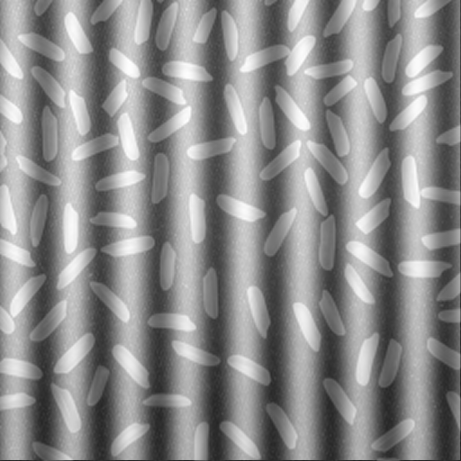
#> input picture testrice/rice/rice1.png, 461 x 461 px; its folder holds only this picture in this run
$ python rice.py
#> lines starting #> are read from the running program, lines starting #| are printed output that depends on the picture; after the words box and inside, x2 and y2 are one past the last pixel; in counts of white or black regions, pixels touching at a corner belong together
import glob
import time

import cv2
import numpy as np
from matplotlib import pyplot as plt

# [7 lines of commented-out code are left out]
cv2.namedWindow("count", cv2.WINDOW_NORMAL)
# ham khu nhieu o mien tan so


def denoisePeriodic(img, size_filter=2, diff_from_center_point=1000, size_thresh=2):

    h, w = img.shape[:]
    img_float32 = np.fft.fft2(img)  # tinh biến đỏi furrier 2 chiều rời rạc
    # dich chuyen tan so 0 ve trung tam cua pho anh
    fshift = np.fft.fftshift(img_float32)  # dich chuyen 0 ra tam cua quang pho

    # show the furier  image transform by log e of fft
    furier_tr = 20*np.log(np.abs(fshift))

    plt.subplot(121), plt.imshow(img, cmap='gray')
    plt.title('Input Image'), plt.xticks([]), plt.yticks([])
    plt.subplot(122), plt.imshow(furier_tr, cmap='gray')
    plt.show()

    # get center point value
    center_fur = furier_tr[int(h/2)][int(w/2)]

    # find pick freq point
    new_fur = np.copy(furier_tr)
    kernel = np.ones((2*size_filter+1, 2*size_filter+1),
                     np.float32)/((2*size_filter+1)*(2*size_filter+1)-1)  # tạo nhân chập kich thuoc 2*sixe_filter^2
    kernel[size_filter][size_filter] = -1
    kernel = -kernel
    # print(kernel)
    dst = cv2.filter2D(new_fur, -1, kernel)

    plt.subplot(121), plt.imshow(dst, cmap='gray')
    plt.title('Input Image'), plt.xticks([]), plt.yticks([])
    plt.subplot(122), plt.imshow(dst, cmap='gray')
    plt.subplot(122), plt.imshow(new_fur, cmap='gray')
    plt.show()
    diff_from_center_point = center_fur*diff_from_center_point/356
    dst[0][:] = dst[1][:] = dst[:][0] = dst[:][1] = 0

    dst[int(h/2)][int(w/2)] = 0
    index = np.where(dst > diff_from_center_point)
    # print("index",index)

    # remove point isnot the pick one
    index_x = []
    index_y = []

    for i, item in enumerate(index[0]):

        value = furier_tr[index[0][i]][index[1][i]]
        # print("value ", value)
        matrix = np.copy(furier_tr[max(0, index[0][i]-size_filter):min(h, index[0][i] +
                         size_filter+1), max(0, index[1][i]-size_filter):min(w, index[1][i]+size_filter+1)])
        # print("new maxtirx", matrix)
        matrix[size_filter][size_filter] = 0

        max_value = np.amax(matrix)
        # print("mean", max_value)

        if (value-max_value < 20):
            continue
        index_y.append(index[0][i])
        index_x.append(index[1][i])

    # print("to dau", index_x, index_y)
    # print("max freq", max_freq,center_fur)

    # set freq value of pick points to 1
    for i, item in enumerate(index_x):
        for j in range(size_thresh):
            for k in range(size_thresh):
                x = max(0, min(int(index_y[i]-int(size_thresh/2)+j), h-1))
                y = max(0, min(int(index_x[i]-int(size_thresh/2)+k), w-1))
                # print("toa do", x, y)
                furier_tr[x, y] = 1
                fshift[x, y] = 1

    # plt.title('Input Image'), plt.xticks([]), plt.yticks([])
    # plt.subplot(122),plt.imshow(furier_tr, cmap = 'gray')

    # inverse to image
    # inverse shift
    f_ishift = np.fft.ifftshift(fshift)
    # inverse furier
    img_back = np.fft.ifft2(f_ishift)
    img_back = np.abs(img_back).astype(np.uint8)
    # plt.subplot(121),plt.imshow(img_back, cmap = 'gray')
    # plt.show()

    return img_back

# ham xu ly chung


def count_general(img):
    # khu nhieu chung
    median = cv2.medianBlur(img, 5)
    blurred = cv2.GaussianBlur(median, (5, 5), 0)
    # mo rong anh de cac buoc loc khong anh huong cac vung o canh
    ero_all = cv2.flip(blurred, -1)  # quay anh quanh ca 2 truc x, y
    ero_ver = cv2.flip(blurred, 0)  # quay ảnh quanh truc x
    ero_hor = cv2.flip(blurred, 1)  # quay ảnh quanh truc y

    new_1 = np.concatenate((ero_all, ero_ver, ero_all), axis=1)  # nối ảnh
    new_2 = np.concatenate((ero_hor, blurred, ero_hor), axis=1)
    new_3 = np.concatenate((ero_all, ero_ver, ero_all), axis=1)

    new_ero = np.concatenate((new_1, new_2, new_3), axis=0)
    # cv2.imshow("concate",new_ero)

    h_new, w_new = new_ero.shape[:]
    # print("haha", h,w)
    x1 = int(w_new/3)
    x2 = int(2*w_new/3)
    y1 = int(h_new/3)
    y2 = int(2*h_new/3)

    # can bang histogram cuc bo
    clahe = cv2.createCLAHE(clipLimit=5, tileGridSize=(
        int(w/50), int(h/50)))  # ngưỡng ghan cho do tuong phan
    cl1 = clahe.apply(new_ero)
    cl1 = cv2.GaussianBlur(cl1, (5, 5), 0)
    # cv2.imshow("sgho1",cl1)

    # threshold cuc bo
    thres1 = cv2.adaptiveThreshold(
        cl1, 255, cv2.ADAPTIVE_THRESH_GAUSSIAN_C, cv2.THRESH_BINARY, 55, -12)
    # cv2.imshow("thres_ori",thres1)
    thres1 = thres1[y1:y2, x1:x2]
    # cv2.imshow("haha",thres1)

    kernel = cv2.getStructuringElement(cv2.MORPH_RECT, (3, 3))
    kernel1 = cv2.getStructuringElement(cv2.MORPH_RECT, (5, 5))
    kernel2 = cv2.getStructuringElement(cv2.MORPH_ELLIPSE, (3, 3))
    kernel3 = cv2.getStructuringElement(cv2.MORPH_ELLIPSE, (5, 5))

    # co gian anh de loai nhieu va tach object lien nhau
    thres = cv2.erode(thres1, kernel, iterations=1)
    # cv2.imshow("thres_er",thres)
    thres = cv2.dilate(thres, kernel, iterations=1)
    # cv2.imshow("thres_dia",thres)
    thres = cv2.erode(thres, kernel1, iterations=1)
    # cv2.imshow("thres_cos",thres)

    # tim contours
    contours, hierarchy = cv2.findContours(
        thres, cv2.RETR_EXTERNAL, cv2.CHAIN_APPROX_SIMPLE)

    count = 0
    # tim hat gao dien tich lon nhat
    max_area = 0
    for i, c in enumerate(contours):
        area = cv2.contourArea(c)
        max_area = max(area, max_area)
    # print("max are", max_area)
    # ve, dem va loai nhung hat gao qua nho
    for i, c in enumerate(contours):
        contours_poly = cv2.approxPolyDP(c, 3, True)
        boundRect = cv2.boundingRect(contours_poly)

        area = cv2.contourArea(c)
        if area < 0.08*max_area:
            # if area< 15:
            continue
        # print("dien tich", area)

        count += 1
        cv2.rectangle(img_ori, (int(boundRect[0]), int(boundRect[1])), (int(
            boundRect[0]+boundRect[2]), int(boundRect[1]+boundRect[3])), (0, 255, 0), 1)
        cv2.drawContours(img_ori, contours, i, (0, 0, 255), 1)

    # cv2.imshow("img_ori",img_ori )
    # cv2.waitKey()
    return img_ori, count

# ham xu ly rieng cho anh khong can can bang sang va background co nhieu


# [107 lines left out: functions count_normal, count_his, not called in this run]


for path in glob.glob("rice/*"):
    # img_ori = cv2.imread('good_1.png')
    print("image file: ", path)
    t = time.time()
    img_ori = cv2.imread(path)
#> img_ori is the input picture: shape (461, 461, 3); min 37, max 255, mean 140.2
    # img_ori = cv2.imread('histogram.png')
    # img_ori = cv2.imread('rice.png')
    # img_ori = cv2.imread('nice.png')
    img_ori2 = img_ori.copy()
    img_gray = cv2.cvtColor(img_ori, cv2.COLOR_BGR2GRAY)
    h, w = img_gray.shape[:]
#> h = 461; w = 461
    thres = int(max(h, w)/160)
#> thres = 2
    # print(thres)
    img = denoisePeriodic(img_gray, size_filter=int(
        thres/2), diff_from_center_point=50, size_thresh=thres)
#> in denoisePeriodic, `center_fur = furier_tr[int(h/2)][int(w/2)]`: center_fur = 344.2
#> in denoisePeriodic, `plt.show()`:
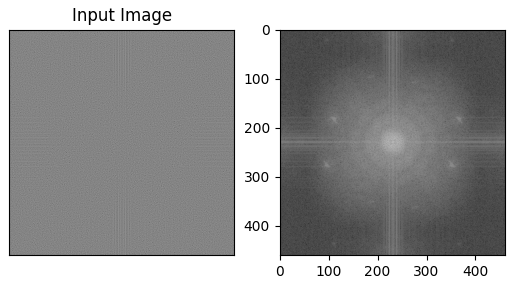
#> figure drawn by matplotlib, 2 panels
#> in denoisePeriodic, `diff_from_center_point = center_fur*diff_from_center_point/356`: diff_from_center_point = 48.34
#> in denoisePeriodic, `dst[0][:] = dst[1][:] = dst[:][0] = dst[:][1] = 0`: dst: shape (461, 461) float64; min -104, max 96.51, mean 0
#> in denoisePeriodic, `dst[int(h/2)][int(w/2)] = 0`: dst: shape (461, 461) float64; min -104, max 83.06, mean 0
#> in denoisePeriodic, `index = np.where(dst > diff_from_center_point)`: index = 263 positions, rows 2 to 460, columns 19 to 441
#> the loop in denoisePeriodic, `for i, item in enumerate(index[0]): ` made 263 passes
#> (item, value, max_value) on passes 1 to 3: (2, 191.5, 191.8), (2, 210.7, 210.8), (3, 210.8, 210.7)
#> after the loop in denoisePeriodic, `for i, item in enumerate(index[0]):`: index_x = [222, 238]; index_y = [230, 230]
#> the loop in denoisePeriodic, `for i, item in enumerate(index_x):` made 2 passes
#> item on passes 1 to 2: 222, 238
#> after the loop in denoisePeriodic, `for i, item in enumerate(index_x):`: furier_tr: shape (461, 461) float64; min -3.38, max 344.2, mean 124.7
    img_denoise = img.copy()
    # cv2.imshow("result_denoise",img)
    # cv2.waitKey()
    res_img, res_count = count_general(img)
#> in count_general, `new_2 = np.concatenate((ero_hor, blurred, ero_hor), axis=1)`:
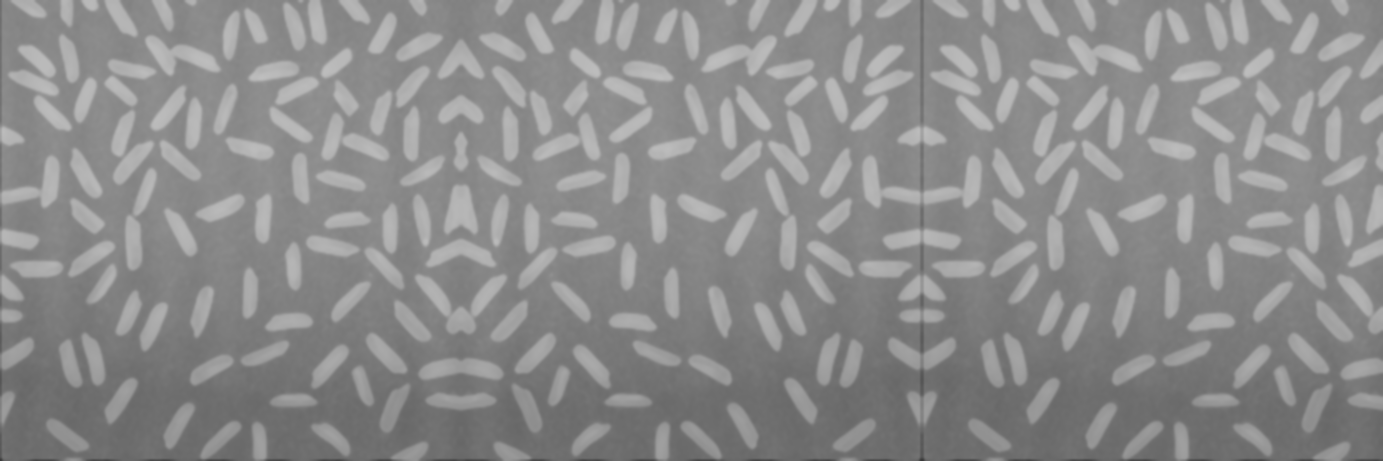
#> new_2: shape (461, 1383); min 56, max 190, mean 139.6
#> in count_general, `new_ero = np.concatenate((new_1, new_2, new_3), axis=0)`:
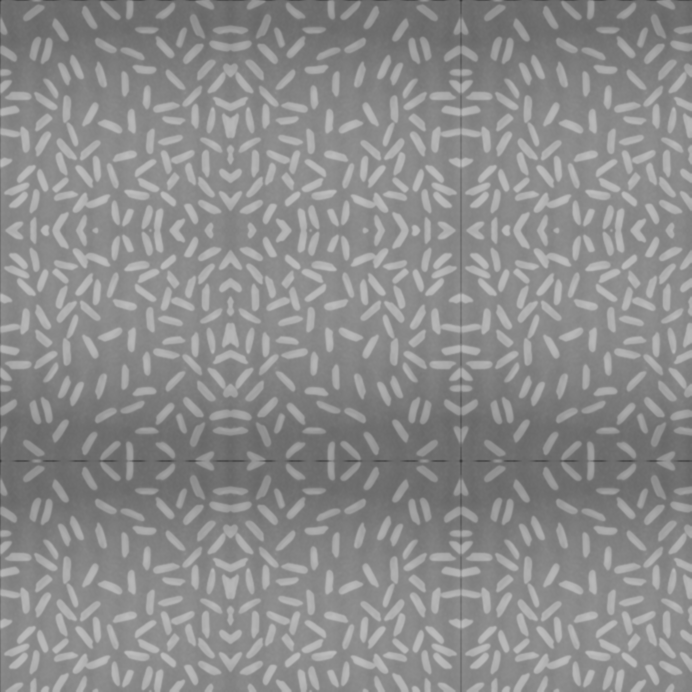
#> new_ero: shape (1383, 1383) (shown at 1/2 size); min 56, max 190, mean 139.6
#> in count_general, `cl1 = clahe.apply(new_ero)`:
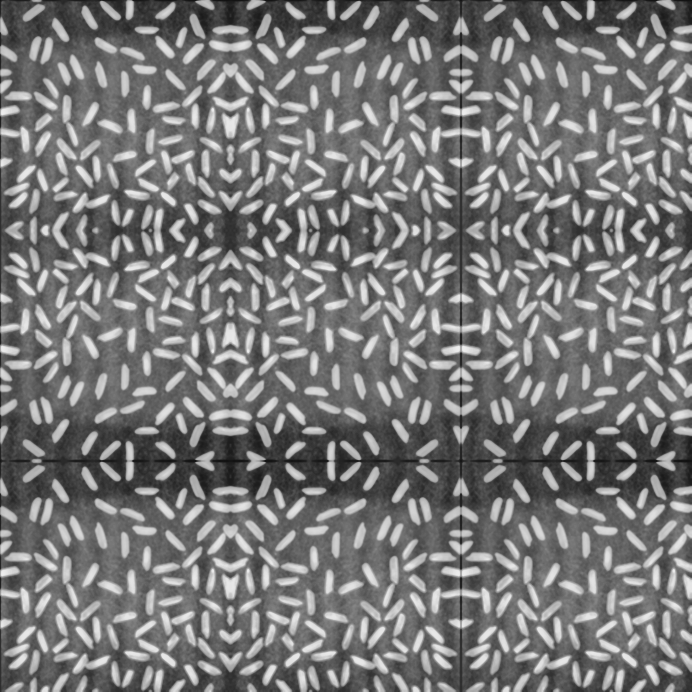
#> cl1: shape (1383, 1383) (shown at 1/2 size); min 16, max 237, mean 120.3
#> in count_general, `thres1 = cv2.adaptiveThreshold( cl1, 255, cv2.ADAPTIVE_THRESH_GAUSSIAN..`:
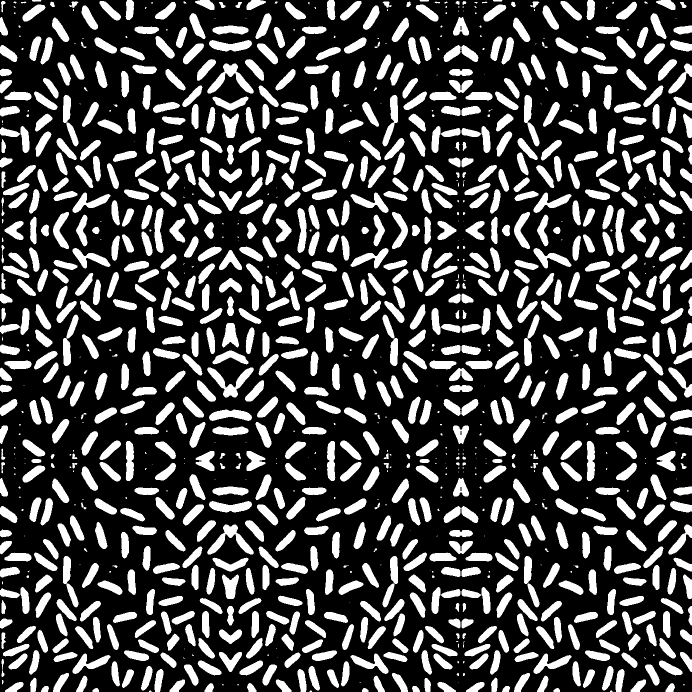
#> thres1: shape (1383, 1383) (shown at 1/2 size); 27.4% white; 1182 white regions (273 under 20 px), largest, box (x1, y1, x2, y2) and area: (414, 735, 508, 795) 1877, (414, 127, 508, 187) 1870, (414, 1049, 508, 1109) 1870
#> in count_general, `thres1 = thres1[y1:y2, x1:x2]`: thres1: shape (461, 461); 27.3% white; 143 white regions (35 under 20 px), largest, box (x1, y1, x2, y2) and area: (304, 168, 335, 271) 1282, (240, 35, 316, 76) 1220, (0, 274, 47, 334) 939
#> in count_general, `thres = cv2.erode(thres1, kernel, iterations=1)`: thres: shape (461, 461); 21% white; 118 white regions (16 under 20 px), largest, box (x1, y1, x2, y2) and area: (241, 36, 315, 75) 938, (0, 275, 45, 333) 731, (51, 384, 81, 433) 638
#> in count_general, `thres = cv2.dilate(thres, kernel, iterations=1)`: thres: shape (461, 461); 27.2% white; 116 white regions (10 under 20 px), largest, box (x1, y1, x2, y2) and area: (304, 169, 335, 271) 1280, (240, 35, 316, 76) 1220, (0, 274, 46, 334) 938
#> in count_general, `thres = cv2.erode(thres, kernel1, iterations=1)`:
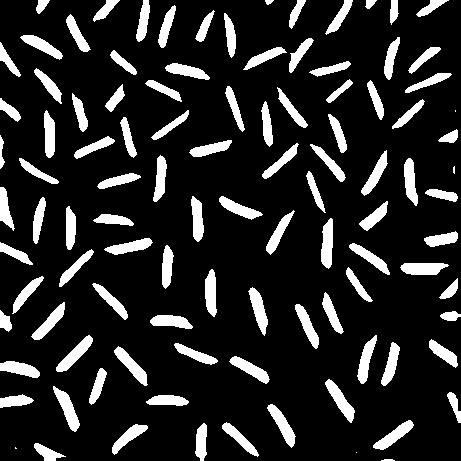
#> thres: shape (461, 461); 15.3% white; 104 white regions (4 under 20 px)
#> in count_general, `contours, hierarchy = cv2.findContours( thres, cv2.RETR_EXTERNAL, cv2...`: contours = 104 contours, 5 with area under 20; largest, box (x1, y1, x2, y2) and area: (53, 386, 80, 432) 434, (56, 335, 93, 372) 432, (325, 379, 355, 423) 428, (400, 263, 449, 275) 424, (321, 218, 333, 269) 421
#> the loop in count_general, `for i, c in enumerate(contours):` made 104 passes
#> (area, max_area) on passes 4 to 15: (231.5, 231.5), (356, 356), (300.5, 356), (337.5, 356), (404.5, 404.5), (418, 418), (312, 418), (269.5, 418), (160.5, 418), (434, 434), (427.5, 434), (270.5, 434)
#> the loop in count_general, `for i, c in enumerate(contours):` made 104 passes
#> (contours_poly, boundRect, area) on passes 4, 9, 11, 12, 14, 19, 21, 25, 26: ([[34, 444], [44, 460], [65, 456]], (34, 444, 32, 17), 231.5), ([[268, 405], [291, 447], [295, 436], [281, 412]], (268, 405, 28, 43), 418), ([[33, 400], [22, 394], [0, 398], [0, 407]], (0, 394, 34, 14), 269.5), ([[449, 392], [447, 396], [460, 422], [457, 399]], (447, 392, 14, 31), 160.5), ([[328, 379], [325, 384], [351, 422], [353, 408]], (325, 379, 29, 44), 427.5), ([[174, 344], [179, 352], [199, 361], [217, 361]], (174, 344, 44, 18), 317), ([[431, 339], [429, 347], [455, 367], [456, 356]], (429, 339, 28, 29), 315.5), ([[460, 314], [452, 311], [440, 316], [455, 320]], (440, 311, 21, 10), 124), ([[0, 310], [0, 327], [8, 331], [9, 316]], (0, 310, 10, 22), 143)
#> (boundRect, area) on passes 5, 6, 7, 8, 10, 13: ((112, 426, 36, 28), 356), ((195, 423, 12, 38), 300.5), ((222, 422, 37, 34), 337.5), ((373, 422, 40, 26), 404.5), ((146, 395, 43, 11), 312), ((53, 386, 27, 46), 434)
#> after the loop in count_general, `for i, c in enumerate(contours):`:
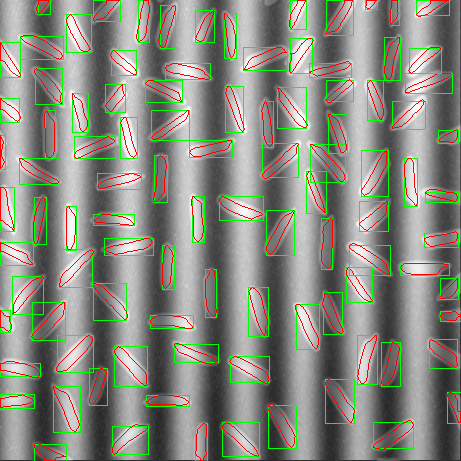
#> img_ori: shape (461, 461, 3); mean B, G, R 127.2, 139.3, 136.5
#> after the loop in count_general, `for i, c in enumerate(contours):`: count = 98
#> res_count = 98
    print("time: ", time.time()-t)
    print("so hat gao", res_count)
#| so hat gao 98
    cv2.imshow("count", res_img)
    cv2.waitKey()

$ run again, on testrice/rice/rice2.png
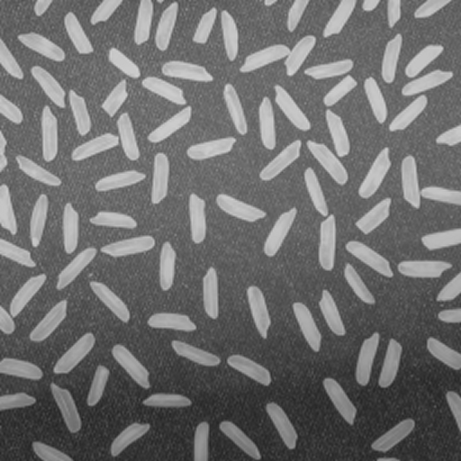
#> input picture testrice/rice/rice2.png, 461 x 461 px
#> img_ori is the input picture: shape (461, 461, 3); min 34, max 211, mean 110.8
#> center_fur = 339.5
#> diff_from_center_point = 47.68
#> index = ([108, 352], [230, 230])
#> the loop in denoisePeriodic, `for i, item in enumerate(index[0]): ` made 2 passes
#> (item, value, max_value) on passes 1 to 2: (108, 199.6, 199.7), (352, 199.6, 199.7)
#> after the loop in denoisePeriodic, `for i, item in enumerate(index[0]):`: index_x = []
#> in count_general, `thres1 = cv2.adaptiveThreshold( cl1, 255, cv2.ADAPTIVE_THRESH_GAUSSIAN..`:
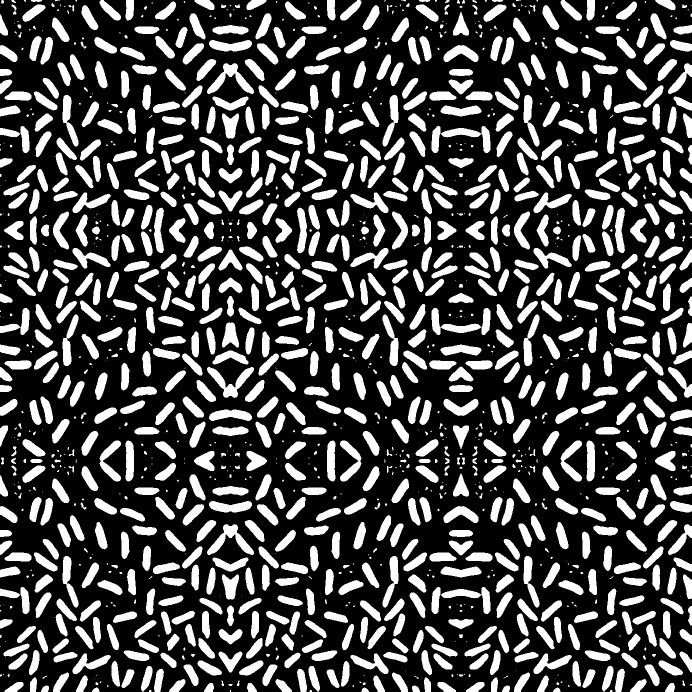
#> thres1: shape (1383, 1383) (shown at 1/2 size); 29.1% white; 1472 white regions (483 under 20 px), largest, box (x1, y1, x2, y2) and area: (414, 734, 508, 796) 1992, (414, 1048, 508, 1110) 1983, (414, 126, 508, 188) 1981
#> contours = 104 contours, 6 with area under 20; largest, box (x1, y1, x2, y2) and area: (242, 37, 314, 74) 634, (320, 217, 334, 269) 480, (400, 262, 449, 276) 471, (52, 385, 80, 432) 462, (324, 379, 355, 423) 460
#> the loop in count_general, `for i, c in enumerate(contours):` made 104 passes
#> (area, max_area) on passes 3, 5, 6, 7, 8, 10, 11, 12: (283.5, 283.5), (381.5, 381.5), (360.5, 381.5), (368.5, 381.5), (432.5, 432.5), (459, 459), (342, 459), (282, 459)
#> the loop in count_general, `for i, c in enumerate(contours):` made 104 passes
#> (boundRect, area) on passes 5, 7, 8, 10, 14, 15, 16, 17: ((112, 426, 37, 28), 381.5), ((222, 423, 36, 38), 368.5), ((373, 422, 40, 27), 432.5), ((267, 403, 29, 45), 459), ((53, 385, 27, 47), 462.5), ((326, 380, 29, 43), 460.5), ((89, 367, 18, 38), 286), ((0, 362, 41, 17), 405)
#> after the loop in count_general, `for i, c in enumerate(contours):`:
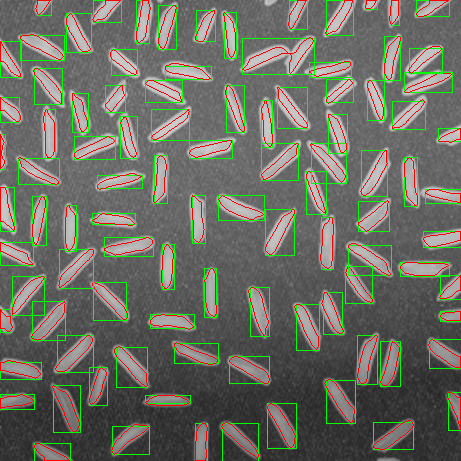
#> img_ori: shape (461, 461, 3); mean B, G, R 98.5, 110.7, 108.2
#> after the loop in count_general, `for i, c in enumerate(contours):`: count = 97
#| so hat gao 97
